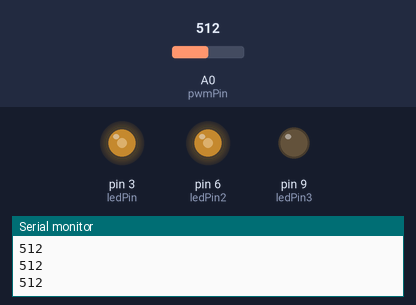
This sketch was run on a simulated Arduino Uno, built with avr-gcc and run on an emulated ATmega328P. Parts: output pins drawn as LEDs (lit = HIGH), the last lines printed to the serial monitor. Inputs (shaded band) come from the test bench; at power-on: A0 (pwmPin) = 512.

Above: at 1.2 s.
1.3 s: A0 (pwmPin) set to 716
At 1.7 s:
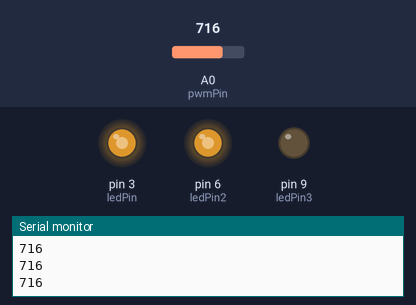
2.8 s: A0 (pwmPin) set to 900
At 4.0 s:
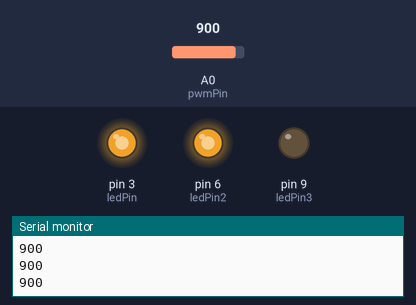
4.3 s: A0 (pwmPin) set to 122
At 5.2 s:
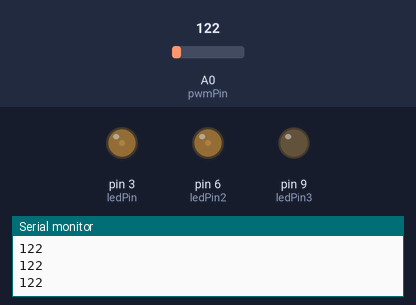
5.8 s: A0 (pwmPin) set to 0
At 6.3 s:
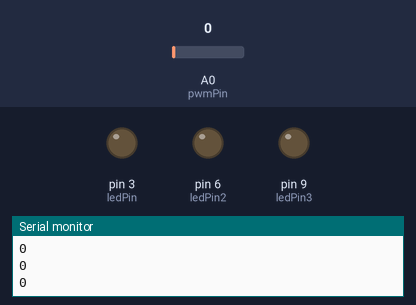
7.3 s: A0 (pwmPin) set to 511
At 8.7 s:
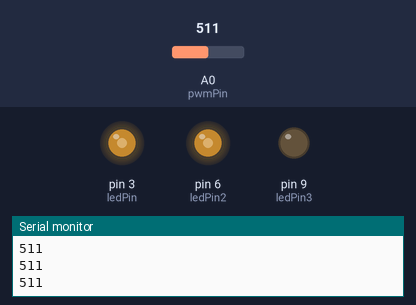
Timing chart, 0 to 9.8 s (numbered marks = the images above; inputs shaded):
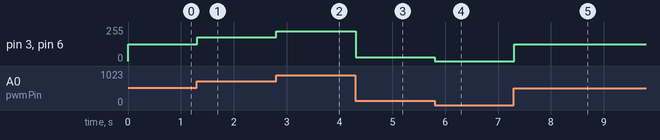

Measured:
- after the input at 1.3 s, pin 3 (ledPin), pin 6 (ledPin2): 127/255 → 178/255 at once
- after the input at 2.8 s, pin 3 (ledPin), pin 6 (ledPin2): 178/255 → 224/255 at once
- after the input at 4.3 s, pin 3 (ledPin), pin 6 (ledPin2): 224/255 → 30/255 at once
- after the input at 5.8 s, pin 3 (ledPin), pin 6 (ledPin2): 30/255 → 0/255 at once
- after the input at 7.3 s, pin 3 (ledPin), pin 6 (ledPin2): 0/255 → 127/255 at once

The sketch:

01-exercise.ino
```cpp
// set the pin numbers for the LEDs and the potentiometer
int ledPin = 3;
int ledPin2 = 6;
int ledPin3 = 9;
int pwmPin = A0;

// variables to store the value read from the potentiometer and the value to be written to the LEDs
unsigned int readValue;
unsigned int pwmValue;

// function that runs once when you press reset or power the board
void setup() {
  // set the LED pins as output and start the serial communication for debugging
  pinMode(ledPin, OUTPUT);
  pinMode(ledPin2, OUTPUT);
  pinMode(ledPin3, OUTPUT);
  Serial.begin(9600);
}

// function that repeats indefinitely when the arduino is powered on
void loop() {
  // read the value from the potentiometer, print it to the serial monitor for debugging, map it to a value between 0 and 255 and write it to the LEDs
  readValue = analogRead(pwmPin);
  Serial.println(readValue);
  pwmValue = map(readValue, 0, 1023, 0, 255);
  analogWrite(ledPin, pwmValue);
  analogWrite(ledPin2, pwmValue);
}
```
